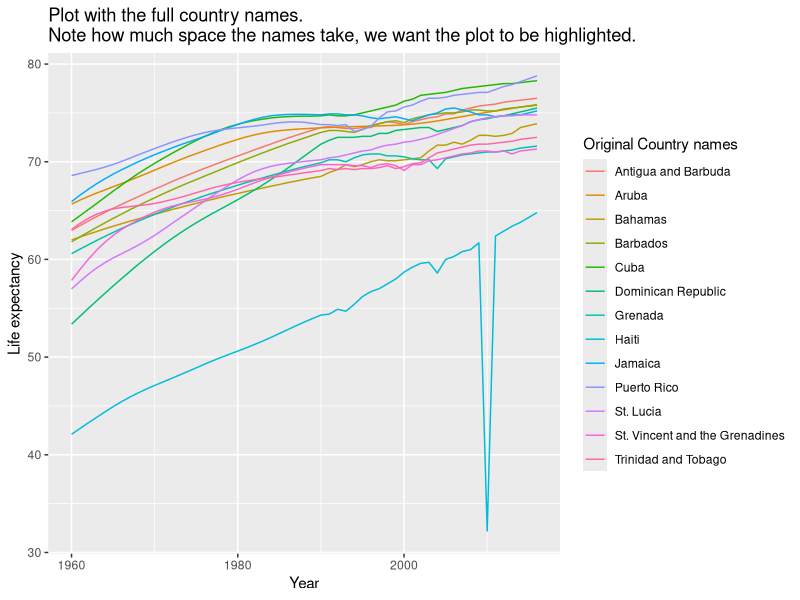
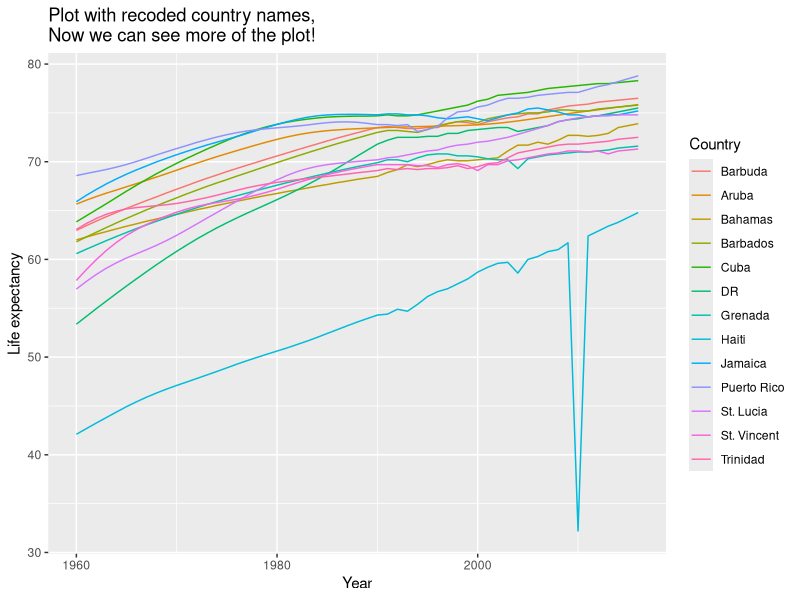

Source code (R) for these figures, in order:
## ---- chunk 1
knitr::opts_chunk$set(echo=TRUE)
## ---- chunk 2
library(tidyverse)
library(dslabs)
## ---- chunk 3
data("gapminder")
## ---- chunk 4
colnames(gapminder)
## ---- chunk 5
gapminder %>% filter(region == 'Caribbean' & year == min(year)) %>%
  summarize(country, year, life_expectancy)
## ---- chunk 6
gapminder %>%
  filter(region == 'Caribbean') %>%
  ggplot(aes(year, life_expectancy, color = country)) +
  ggtitle('Plot with the full country names.\nNote how much space the names take, we want the plot to be highlighted.') +
  labs(x ='Year', y ='Life expectancy', color ='Original Country names') +
  geom_line()
## ---- chunk 7
gapminder %>% filter(region=='Caribbean') %>%
  mutate(country=recode(country,
                        'Antigua and Barbuda' = 'Barbuda',
                        'Dominican Republic' = 'DR',
                        'St. Vincent and the Grenadines' = 'St. Vincent',
                        'Trinidad and Tobago' = 'Trinidad')) %>%
  ggplot(aes(year, life_expectancy,color=country)) +
  ggtitle('Plot with recoded country names,\nNow we can see more of the plot!') +
  labs(x ='Year', y ='Life expectancy', color ='Country') +
  geom_line()
